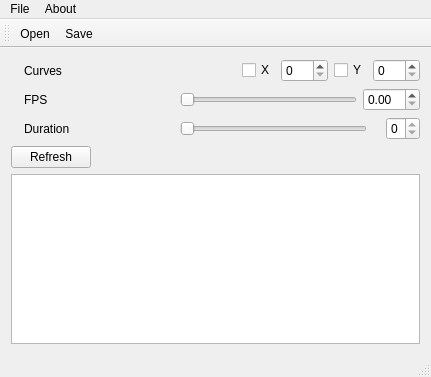
<?xml version="1.0" encoding="UTF-8"?>
<ui version="4.0">
 <class>a2a</class>
 <widget class="QMainWindow" name="a2a">
  <property name="geometry">
   <rect>
    <x>0</x>
    <y>0</y>
    <width>431</width>
    <height>377</height>
   </rect>
  </property>
  <property name="windowTitle">
   <string>a2a</string>
  </property>
  <property name="windowIcon">
   <iconset resource="audiocurve-gui.qrc">
    <normaloff>:/res/audiocurve.png</normaloff>:/res/audiocurve.png</iconset>
  </property>
  <widget class="QWidget" name="centralWidget">
   <layout class="QVBoxLayout" name="verticalLayout">
    <item>
     <layout class="QHBoxLayout" name="horizontalLayout_dimension">
      <item>
       <widget class="QLabel" name="label">
        <property name="sizePolicy">
         <sizepolicy hsizetype="Fixed" vsizetype="Preferred">
          <horstretch>0</horstretch>
          <verstretch>0</verstretch>
         </sizepolicy>
        </property>
        <property name="toolTip">
         <string>Adjust curves</string>
        </property>
        <property name="statusTip">
         <string/>
        </property>
        <property name="text">
         <string/>
        </property>
        <property name="pixmap">
         <pixmap resource="audiocurve-gui.qrc">:/res/gfx/dimension.png</pixmap>
        </property>
       </widget>
      </item>
      <item>
       <widget class="QLabel" name="label_dimension">
        <property name="sizePolicy">
         <sizepolicy hsizetype="Fixed" vsizetype="Preferred">
          <horstretch>0</horstretch>
          <verstretch>0</verstretch>
         </sizepolicy>
        </property>
        <property name="minimumSize">
         <size>
          <width>150</width>
          <height>0</height>
         </size>
        </property>
        <property name="toolTip">
         <string>Adjust curves</string>
        </property>
        <property name="text">
         <string>Curves</string>
        </property>
       </widget>
      </item>
      <item>
       <spacer name="horizontalSpacer">
        <property name="orientation">
         <enum>Qt::Horizontal</enum>
        </property>
        <property name="sizeHint" stdset="0">
         <size>
          <width>40</width>
          <height>20</height>
         </size>
        </property>
       </spacer>
      </item>
      <item>
       <widget class="QCheckBox" name="curveX">
        <property name="toolTip">
         <string>Generate X curve</string>
        </property>
        <property name="text">
         <string>X</string>
        </property>
       </widget>
      </item>
      <item>
       <widget class="QSpinBox" name="curveXFactor">
        <property name="toolTip">
         <string>Curve X height</string>
        </property>
        <property name="maximum">
         <number>999</number>
        </property>
       </widget>
      </item>
      <item>
       <widget class="QCheckBox" name="curveY">
        <property name="toolTip">
         <string>Generate Y curve</string>
        </property>
        <property name="text">
         <string>Y</string>
        </property>
       </widget>
      </item>
      <item>
       <widget class="QSpinBox" name="curveYFactor">
        <property name="toolTip">
         <string>Curve Y height</string>
        </property>
        <property name="maximum">
         <number>999</number>
        </property>
       </widget>
      </item>
     </layout>
    </item>
    <item>
     <layout class="QHBoxLayout" name="horizontalLayout_fps">
      <item>
       <widget class="QLabel" name="label_2">
        <property name="sizePolicy">
         <sizepolicy hsizetype="Fixed" vsizetype="Preferred">
          <horstretch>0</horstretch>
          <verstretch>0</verstretch>
         </sizepolicy>
        </property>
        <property name="toolTip">
         <string>Adjust frames per second</string>
        </property>
        <property name="text">
         <string/>
        </property>
        <property name="pixmap">
         <pixmap resource="audiocurve-gui.qrc">:/res/gfx/fps.png</pixmap>
        </property>
       </widget>
      </item>
      <item>
       <widget class="QLabel" name="label_fps">
        <property name="sizePolicy">
         <sizepolicy hsizetype="Fixed" vsizetype="Preferred">
          <horstretch>0</horstretch>
          <verstretch>0</verstretch>
         </sizepolicy>
        </property>
        <property name="minimumSize">
         <size>
          <width>150</width>
          <height>0</height>
         </size>
        </property>
        <property name="toolTip">
         <string>Adjust frames per second</string>
        </property>
        <property name="text">
         <string>FPS</string>
        </property>
       </widget>
      </item>
      <item>
       <widget class="QSlider" name="sliderFPS">
        <property name="toolTip">
         <string>Frames per second</string>
        </property>
        <property name="maximum">
         <number>120</number>
        </property>
        <property name="orientation">
         <enum>Qt::Horizontal</enum>
        </property>
       </widget>
      </item>
      <item>
       <widget class="QDoubleSpinBox" name="spinBox_fps"/>
      </item>
     </layout>
    </item>
    <item>
     <layout class="QHBoxLayout" name="horizontalLayout_duration">
      <item>
       <widget class="QLabel" name="label_3">
        <property name="sizePolicy">
         <sizepolicy hsizetype="Fixed" vsizetype="Preferred">
          <horstretch>0</horstretch>
          <verstretch>0</verstretch>
         </sizepolicy>
        </property>
        <property name="toolTip">
         <string>Adjust curve duration</string>
        </property>
        <property name="text">
         <string/>
        </property>
        <property name="pixmap">
         <pixmap resource="audiocurve-gui.qrc">:/res/gfx/duration.png</pixmap>
        </property>
       </widget>
      </item>
      <item>
       <widget class="QLabel" name="label_duration">
        <property name="sizePolicy">
         <sizepolicy hsizetype="Fixed" vsizetype="Preferred">
          <horstretch>0</horstretch>
          <verstretch>0</verstretch>
         </sizepolicy>
        </property>
        <property name="minimumSize">
         <size>
          <width>150</width>
          <height>0</height>
         </size>
        </property>
        <property name="toolTip">
         <string>Ajust curve duration</string>
        </property>
        <property name="text">
         <string>Duration</string>
        </property>
       </widget>
      </item>
      <item>
       <widget class="QSlider" name="sliderDuration">
        <property name="toolTip">
         <string>Curve duration in seconds</string>
        </property>
        <property name="maximum">
         <number>0</number>
        </property>
        <property name="orientation">
         <enum>Qt::Horizontal</enum>
        </property>
       </widget>
      </item>
      <item>
       <widget class="QLabel" name="labelDuration">
        <property name="text">
         <string/>
        </property>
       </widget>
      </item>
      <item>
       <widget class="QSpinBox" name="spinBox_duration">
        <property name="toolTip">
         <string>Curve duration in seconds</string>
        </property>
        <property name="maximum">
         <number>0</number>
        </property>
       </widget>
      </item>
     </layout>
    </item>
    <item>
     <widget class="QPushButton" name="reload">
      <property name="sizePolicy">
       <sizepolicy hsizetype="Fixed" vsizetype="Fixed">
        <horstretch>0</horstretch>
        <verstretch>0</verstretch>
       </sizepolicy>
      </property>
      <property name="text">
       <string>Refresh</string>
      </property>
      <property name="icon">
       <iconset resource="audiocurve-gui.qrc">
        <normaloff>:/res/gfx/refresh.png</normaloff>:/res/gfx/refresh.png</iconset>
      </property>
     </widget>
    </item>
    <item>
     <widget class="QPlainTextEdit" name="output">
      <property name="readOnly">
       <bool>true</bool>
      </property>
     </widget>
    </item>
   </layout>
  </widget>
  <widget class="QMenuBar" name="menuBar">
   <property name="geometry">
    <rect>
     <x>0</x>
     <y>0</y>
     <width>431</width>
     <height>25</height>
    </rect>
   </property>
   <widget class="QMenu" name="menuFile">
    <property name="title">
     <string>File</string>
    </property>
    <addaction name="actionOpen"/>
    <addaction name="actionSave"/>
    <addaction name="separator"/>
    <addaction name="actionClear"/>
    <addaction name="actionQuit"/>
   </widget>
   <widget class="QMenu" name="menuAbout">
    <property name="title">
     <string>About</string>
    </property>
    <addaction name="actionAboutApp"/>
    <addaction name="actionAboutQt"/>
   </widget>
   <addaction name="menuFile"/>
   <addaction name="menuAbout"/>
  </widget>
  <widget class="QToolBar" name="mainToolBar">
   <property name="windowTitle">
    <string>Toolbar</string>
   </property>
   <property name="toolButtonStyle">
    <enum>Qt::ToolButtonFollowStyle</enum>
   </property>
   <attribute name="toolBarArea">
    <enum>TopToolBarArea</enum>
   </attribute>
   <attribute name="toolBarBreak">
    <bool>false</bool>
   </attribute>
   <addaction name="actionOpen"/>
   <addaction name="actionSave"/>
  </widget>
  <widget class="QStatusBar" name="statusBar"/>
  <action name="actionOpen">
   <property name="icon">
    <iconset resource="audiocurve-gui.qrc">
     <normaloff>:/res/gfx/open.png</normaloff>:/res/gfx/open.png</iconset>
   </property>
   <property name="text">
    <string>Open</string>
   </property>
   <property name="toolTip">
    <string>Open audio file</string>
   </property>
   <property name="shortcut">
    <string>Ctrl+O</string>
   </property>
  </action>
  <action name="actionSave">
   <property name="icon">
    <iconset resource="audiocurve-gui.qrc">
     <normaloff>:/res/gfx/save.png</normaloff>:/res/gfx/save.png</iconset>
   </property>
   <property name="text">
    <string>Save</string>
   </property>
   <property name="toolTip">
    <string>Save audio data</string>
   </property>
   <property name="shortcut">
    <string>Ctrl+S</string>
   </property>
  </action>
  <action name="actionQuit">
   <property name="icon">
    <iconset resource="audiocurve-gui.qrc">
     <normaloff>:/res/gfx/quit.png</normaloff>:/res/gfx/quit.png</iconset>
   </property>
   <property name="text">
    <string>Quit</string>
   </property>
   <property name="toolTip">
    <string>Quit application</string>
   </property>
   <property name="shortcut">
    <string>Ctrl+Q</string>
   </property>
  </action>
  <action name="actionAboutApp">
   <property name="icon">
    <iconset resource="audiocurve-gui.qrc">
     <normaloff>:/res/audiocurve.png</normaloff>:/res/audiocurve.png</iconset>
   </property>
   <property name="text">
    <string>About AudioCurve</string>
   </property>
   <property name="toolTip">
    <string>About AudioCurve</string>
   </property>
  </action>
  <action name="actionAboutQt">
   <property name="text">
    <string>About Qt</string>
   </property>
  </action>
  <action name="actionClear">
   <property name="icon">
    <iconset resource="audiocurve-gui.qrc">
     <normaloff>:/res/gfx/clear.png</normaloff>:/res/gfx/clear.png</iconset>
   </property>
   <property name="text">
    <string>Clear</string>
   </property>
   <property name="shortcut">
    <string>Ctrl+R</string>
   </property>
  </action>
 </widget>
 <layoutdefault spacing="6" margin="11"/>
 <resources>
  <include location="audiocurve-gui.qrc"/>
 </resources>
 <connections/>
</ui>
